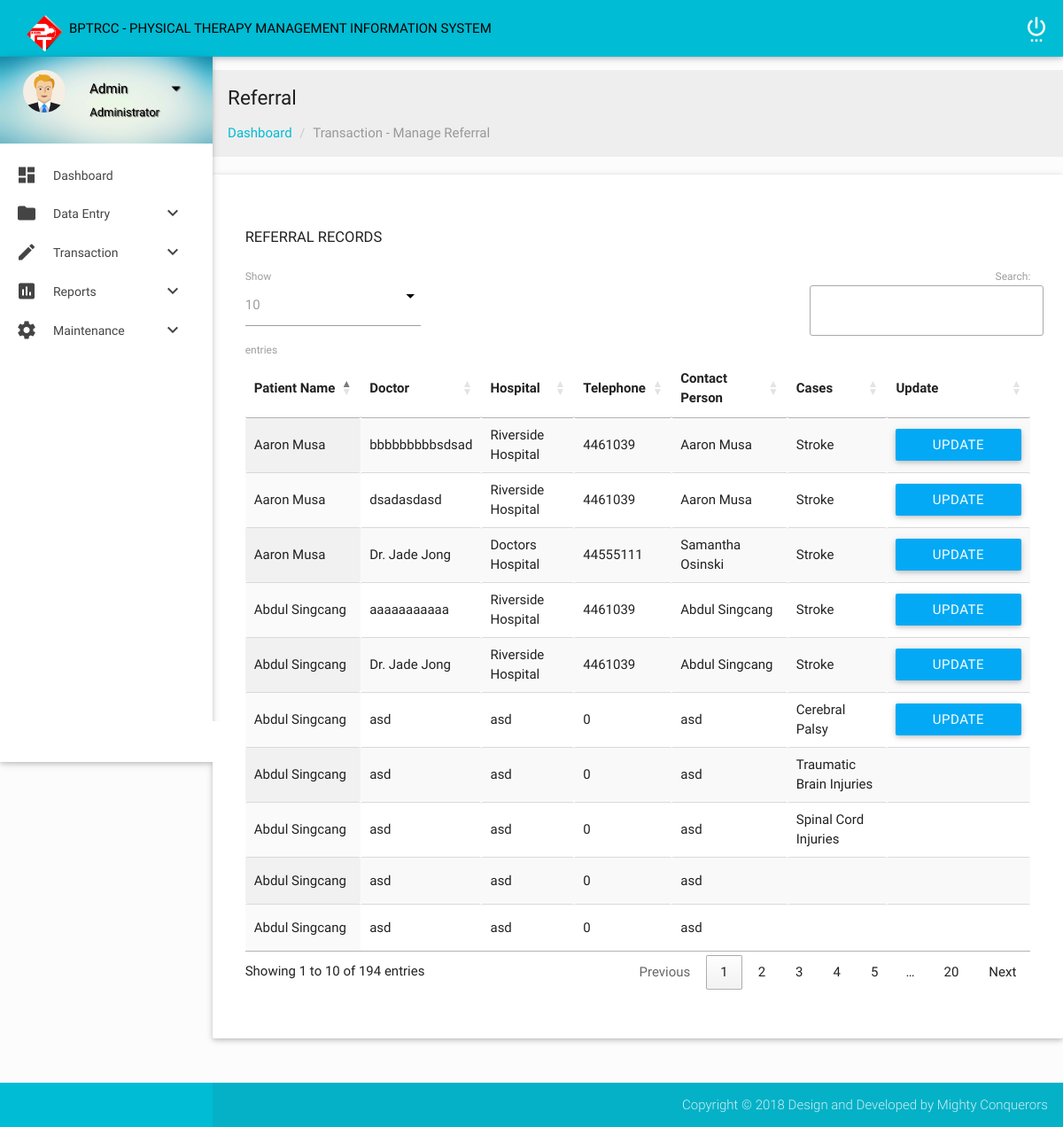
/admin/referral.php, run on the app's committed database.
### tables this page shows
CREATE TABLE `patient` (
  `PatientID` int(11) NOT NULL,
  `PatientName` text NOT NULL,
  `PatientAddress` text NOT NULL,
  `PatientGender` text NOT NULL,
  `PatientBirthdate` date NOT NULL,
  `PatientCivilStatus` text NOT NULL,
  `PatientProfession` text NOT NULL,
  `PatientDoctor` text NOT NULL,
  `PatientHospital` text NOT NULL,
  `PatientReferralAddress` text NOT NULL,
  `PatientTelephone` int(11) NOT NULL,
  `PatientContactPerson` text NOT NULL,
  `PatientCases` text NOT NULL,
  `month` char(3) NOT NULL,
  `year` char(4) NOT NULL
);

CREATE TABLE `referral` (
  `RefID` int(8) NOT NULL,
  `PatientID` int(11) NOT NULL,
  `RefDoctor` text NOT NULL,
  `RefHospital` text NOT NULL,
  `RefAddress` text NOT NULL,
  `RefTelephone` int(11) NOT NULL,
  `RefContactPerson` text NOT NULL,
  `RefCases` text NOT NULL,
  `RefCasesDec` text NOT NULL,
  `Ref_Date` date NOT NULL
);

### admin/referral.php (the view, shortened to what this page needs)
<?php include("header.php"); ?>
            <section class="section">
                <div id="breadcrumbs-wrapper" class=" grey lighten-3">
                  <div class="container">
                    <div class="row">
                      <div class="col s12 m12 l12">
                        <h5 class="breadcrumbs-title">Referral</h5>
                        <ol class="breadcrumb">
                            <li><a href="index.html">Dashboard</a></li>
                            <li class="active">Transaction - Manage Referral</li>
                        </ol>
                      </div>
                    </div>
                  </div>
                </div>
            <?php include("config.php"); ?>
                <div class="card-panel">
                    <div class="container">
                        <div class="section">
                            <div id="table-datatables">
                                <h4 class="header2">Referral Records</h4>
                                    <div class="row">
                                        <div class="col s12 m8 l12">
                                            <table id="data-table-simple" class="responsive-table display" cellspacing="0">
                                                <thead>
                                                    <tr>
                                                        <th>Patient Name</th>
                                                        <th>Doctor</th>
                                                        <th>Hospital</th>
                                                        <th>Telephone</th>
                                                        <th>Contact Person</th>
                                                        <th>Cases</th>
                                                        <th>Update</th>
                                                    </tr>
                                                </thead>
                                                <tbody>
                                                       <?php
                                                    $result = mysqli_query($mysqli, "SELECT * FROM referral ORDER BY RefID DESC");
                                                    while ($res = mysqli_fetch_array($result)) {
                                                    $patientID = $res['PatientID'];
                                                    ?>
                                                    <tr>
                                                    <?php $result1 = mysqli_query($mysqli, "SELECT * FROM patient WHERE PatientID = '$patientID'");
                                                    while ($res1 = mysqli_fetch_array($result1)) { ?>
                                                        <td><?php echo $res1['PatientName']; ?></td>
                                                        <?php }?>
                                                        <td><?php echo $res['RefDoctor']; ?></td>
                                                        <td><?php echo $res['RefHospital']; ?></td>
                                                        <td><?php echo $res['RefTelephone']; ?></td>
                                                        <td><?php echo $res['RefContactPerson']; ?></td>
                                                        <td><?php echo $res['RefCases']; ?></td>
                                                        <td><a class="waves-effect waves-light modal-trigger light-blue btn" href="editreferral.php?id=<?php echo $res['RefID']; ?>">Update Record</a></td>
                                                       <?php } ?>
                                                    </tr>
                                                </tbody>
                                            </table>
                                        </div>
                                    </div>
                            </div>
                        </div>
                    </div>
                </div>
            </section>
        </div>
    </div>
    <footer class="page-footer">
        <div class="footer-copyright">
            <div class="container">
                <span class="right">  Copyright © 2018 Design and Developed by Mighty Conquerors</span>
            </div>
        </div>
    </footer>
</body>
</html>

### admin/css/style.css (style rules this page uses)
body { background-color: #fcfcfc; }
#main, footer { padding-left: 240px; }
.container { padding: 0 0.5rem; margin: 0 auto; max-width: 100% !important; width: 98%; }
@media only screen and (min-width: 601px) { .container { width: 98%; } }
@media only screen and (min-width: 993px) { .container { width: 98%; } }
h4.header2 { font-size: 1.1rem; font-weight: 400; text-transform: uppercase; }
.breadcrumb { padding: 0px; margin: 15px 0px; list-style: none; }
.breadcrumbs-title { font-size: 1.5rem; line-height: 1.804rem; margin: 18px 0px 0px 0px; }
.breadcrumb > li { display: inline-block; }
.breadcrumb a { color: #00bcd4; }
.breadcrumb .active { font-weight: normal; color: #999; }
.breadcrumb > li + li:before { padding: 0 5px; color: #ccc; content: "/\00a0"; }
#flotchart td, th { padding: 5px; }
footer.page-footer { padding-top: 0px; }

### data on the page
referral: RefDoctor "aaaaaaaaaaa", RefHospital "Riverside Hospital", RefTelephone "4461039", RefContactPerson "Abdul Singcang", RefCases "Stroke"
patient: PatientName "Abdul Singcang"
referral: RefDoctor "bbbbbbbbbsdsad", RefHospital "Riverside Hospital", RefTelephone "4461039", RefContactPerson "Aaron Musa", RefCases "Stroke"
patient: PatientName "Aaron Musa"
referral: RefDoctor "dsadasdasd", RefHospital "Riverside Hospital", RefTelephone "4461039", RefContactPerson "Aaron Musa", RefCases "Stroke"
referral: RefDoctor "Dr. Jade Jong", RefHospital "Riverside Hospital", RefTelephone "4461039", RefContactPerson "Abdul Singcang", RefCases "Stroke"
referral: RefDoctor "Dr. Jade Jong", RefHospital "Doctors Hospital", RefTelephone "44555111", RefContactPerson "Samantha Osinski", RefCases "Stroke"
referral: RefDoctor "asd", RefHospital "asd", RefTelephone "0", RefContactPerson "asd", RefCases "Cerebral Palsy"
referral: RefDoctor "asd", RefHospital "asd", RefTelephone "0", RefContactPerson "asd", RefCases "Traumatic Brain Injuries"
referral: RefDoctor "asd", RefHospital "asd", RefTelephone "0", RefContactPerson "asd", RefCases "Spinal Cord Injuries"
referral: RefDoctor "asd", RefHospital "asd", RefTelephone "0", RefContactPerson "asd"
referral: RefDoctor "asd", RefHospital "asd", RefTelephone "0", RefContactPerson "asd"
